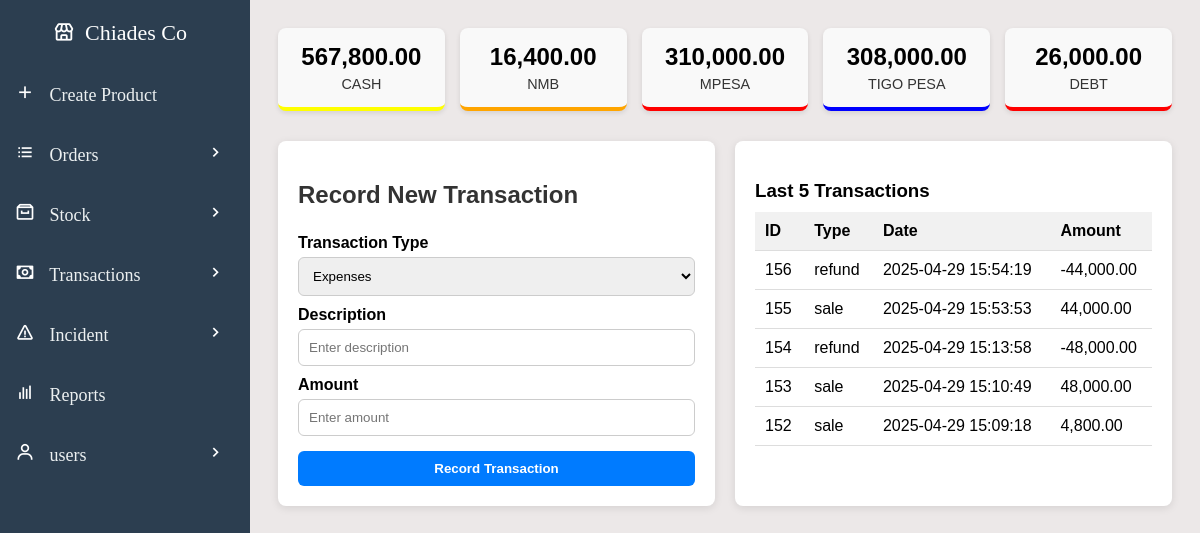
/create-transaction.php (signed in), run on the app's committed database.
### tables this page shows
CREATE TABLE `money` (
  `money_id` int(11) NOT NULL,
  `company_id` int(10) DEFAULT NULL,
  `money` decimal(10,2) DEFAULT NULL,
  `cash` decimal(10,2) DEFAULT 0.00,
  `NMB` decimal(10,2) DEFAULT 0.00,
  `CRDB` decimal(10,2) DEFAULT 0.00,
  `NBC` decimal(10,2) DEFAULT 0.00,
  `mpesa` decimal(10,2) DEFAULT 0.00,
  `tigo_pesa` decimal(10,2) DEFAULT 0.00,
  `airtel_money` decimal(10,2) DEFAULT 0.00,
  `halo_pesa` decimal(10,2) DEFAULT 0.00,
  `azam_pesa` decimal(10,2) DEFAULT 0.00,
  `debt` decimal(10,2) DEFAULT 0.00,
  `creditors` decimal(10,2) DEFAULT 0.00
);

CREATE TABLE `transactions` (
  `transaction_id` int(11) NOT NULL,
  `transType_id` int(11) DEFAULT NULL,
  `company_id` int(11) DEFAULT NULL,
  `created_by` int(11) DEFAULT NULL,
  `transaction_type` varchar(50) NOT NULL,
  `amount` decimal(10,2) NOT NULL,
  `description` text NOT NULL,
  `date_made` timestamp NOT NULL DEFAULT current_timestamp()
);

### create-transaction.php (the view, shortened to what this page needs)
<?php
include 'db_connection.php';
$company_id = $_SESSION['company_id'];
$methods_query = "SELECT * FROM payment_methods WHERE company_id = $company_id";
$methods_result = mysqli_query($conn, $methods_query);
$methods = mysqli_fetch_assoc($methods_result);
$money_query = "SELECT * FROM money WHERE company_id = $company_id";
$money_result = mysqli_query($conn, $money_query);
$balances = mysqli_fetch_assoc($money_result);
$transactions_query = "SELECT transaction_id, transaction_type, date_made, amount FROM transactions WHERE company_id = $company_id ORDER BY date_made DESC LIMIT 5";
$transactions_result = mysqli_query($conn, $transactions_query);
?>
<!DOCTYPE html>
<html lang="en">
<head>
    <link rel="stylesheet" href="css/sidebar.css">
    <link rel="stylesheet" href="css/create-transactions.css">
</head>
<body>
    <div class="container">
        <div class="top-section">
            <?php
            $colors = ['cash' => 'yellow', 'NMB' => 'orange', 'CRDB' => 'green', 'NBC' => 'purple', 'mpesa' => 'red', 'airtel_money' => 'red', 'tigo_pesa' => 'blue', 'halo_pesa' => 'orange', 'azam_pesa' => 'blue', 'debt' => 'red'];
            echo '<div class="tiles-container">';
            foreach ($methods as $method => $active) {
                if ($active == 'yes' && isset($balances[$method])) {
                    echo "<div class='tile' style='border-bottom: 4px solid {$colors[$method]};'>";
                    echo "<div class='balance'>" . number_format($balances[$method], 2) . "</div>";
                    echo "<div class='method-name'>" . strtoupper(str_replace('_', ' ', $method)) . "</div>";
                    echo "</div>";
                }
            }
            echo '</div>';
            ?>
        </div>
        <div class="bottom-section">
            <div class="left-panel">
                <h2>Record New Transaction</h2>
                <form>
                    <label>Transaction Type</label>
                    <select id="transactionType">
                        <option value="expenses">Expenses</option>
                    </select>
                    <label>Description</label>
                    <input type="text" id="transactionDescription" placeholder="Enter description">
                    <label>Amount</label>
                    <input type="number" id="transactionAmount" step="0.01" placeholder="Enter amount">
                    <button type="button" onclick="openPaymentModal()">Record Transaction</button>
                </form>
            </div>
            <div class="right-panel">
                <div class="transactions-list">
                    <h3>Last 5 Transactions</h3>
                    <table>
                        <tr>
                            <th>ID</th>
                            <th>Type</th>
                            <th>Date</th>
                            <th>Amount</th>
                        </tr>
                        <?php while ($row = mysqli_fetch_assoc($transactions_result)) { ?>
                        <tr>
                            <td><?= $row['transaction_id'] ?></td>
                            <td><?= $row['transaction_type'] ?></td>
                            <td><?= $row['date_made'] ?></td>
                            <td><?= number_format($row['amount'], 2) ?></td>
                        </tr>
                        <?php } ?>
                    </table>
                </div>
            </div>
        </div>
    </div>
<?php include('payment-modal_create-transaction.php'); ?>
</body>
</html>

### css/create-transactions.css (style rules this page uses)
body { background-color: rgb(236, 232, 232); }
.container { padding: 20px; max-width: 1200px; margin: auto; font-family: Arial, sans-serif; margin-left: 250px; }
.top-section { margin-bottom: 30px; }
.tiles-container { display: grid; grid-template-columns: repeat(auto-fit, minmax(150px, 1fr)); gap: 15px; }
.tile { background: #f9f9f9; border-radius: 8px; padding: 15px; text-align: center; box-shadow: 0 2px 5px rgba(0,0,0,0.1); transition: transform 0.2s; }
.balance { font-size: 1.5rem; font-weight: bold; margin-bottom: 5px; }
.method-name { font-size: 0.9rem; color: #333; }
.bottom-section { display: grid; grid-template-columns: 1fr 1fr; gap: 20px; }
.left-panel { background-color: #fff; padding: 20px; border-radius: 8px; box-shadow: 0 2px 8px rgba(0,0,0,0.1); }
.left-panel h2 { margin-bottom: 15px; }
.left-panel form { display: flex; flex-direction: column; }
.left-panel label { margin: 10px 0 5px; font-weight: bold; }
.left-panel input, .left-panel select { padding: 10px; border: 1px solid #ccc; border-radius: 6px; }
.left-panel button { margin-top: 15px; padding: 10px; border: none; background-color: #007bff; color: white; font-weight: bold; border-radius: 6px; cursor: pointer; }
.right-panel { background-color: #fff; padding: 20px; border-radius: 8px; box-shadow: 0 2px 8px rgba(0,0,0,0.1); }
.transactions-list h3 { margin-bottom: 10px; }
.transactions-list table { width: 100%; border-collapse: collapse; }
.transactions-list th, .transactions-list td { padding: 10px; border-bottom: 1px solid #ddd; text-align: left; }
.transactions-list th { background-color: #f1f1f1; }

### css/payment-modal.css (style rules this page uses)
h2 { color: #333; margin-bottom: 10px; }

### data on the page
money: cash "567,800.00", NMB "16,400.00", mpesa "310,000.00", tigo_pesa "308,000.00", debt "26,000.00"
transactions: transaction_id "156", transaction_type "refund", date_made "2025-04-29 15:54:19", amount "-44,000.00"
transactions: transaction_id "155", transaction_type "sale", date_made "2025-04-29 15:53:53", amount "44,000.00"
transactions: transaction_id "154", transaction_type "refund", date_made "2025-04-29 15:13:58", amount "-48,000.00"
transactions: transaction_id "153", transaction_type "sale", date_made "2025-04-29 15:10:49", amount "48,000.00"
transactions: transaction_id "152", transaction_type "sale", date_made "2025-04-29 15:09:18", amount "4,800.00"

### other printed values
str_replace('_', ' ', $method) "CASH"
str_replace('_', ' ', $method) "NMB"
str_replace('_', ' ', $method) "MPESA"
str_replace('_', ' ', $method) "TIGO PESA"
str_replace('_', ' ', $method) "DEBT"
